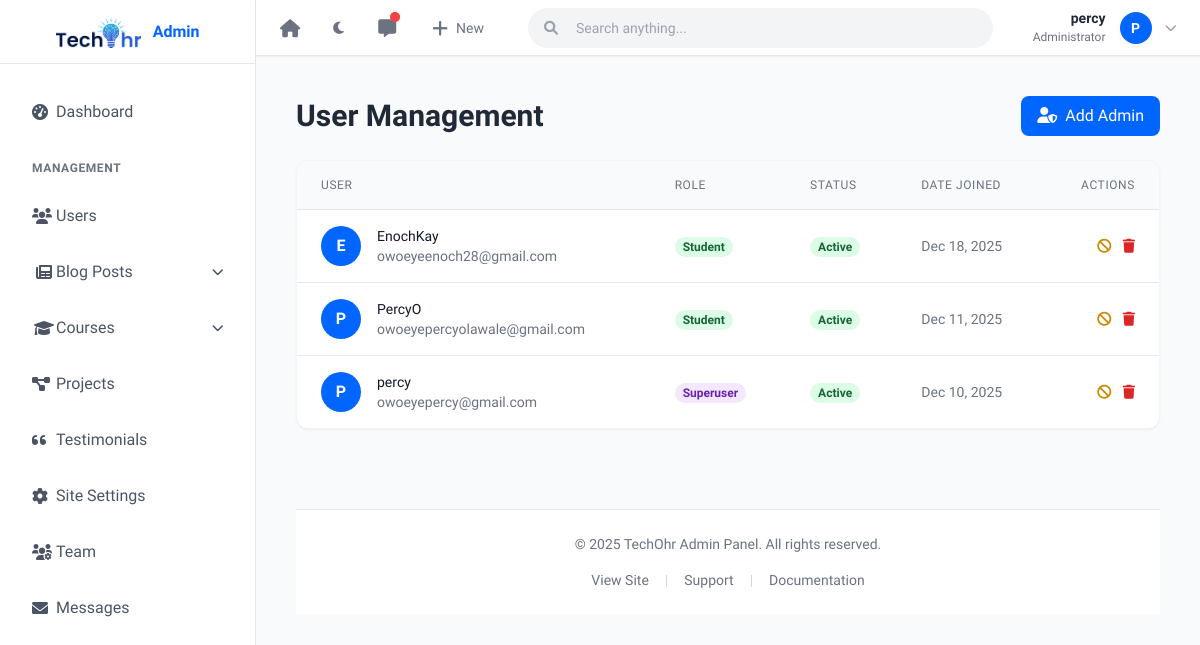
The app's page /users/admin-dashboard/users/ (signed in), older data.
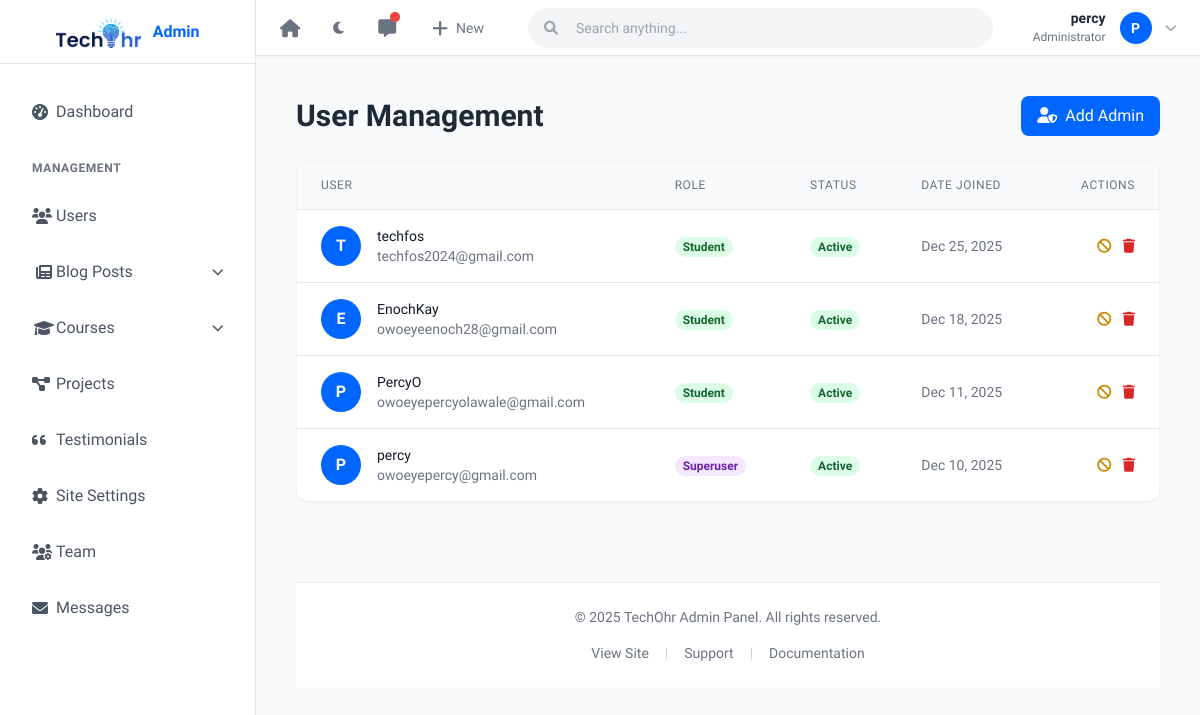
The same page, newer data.
### users/models.py (models this page shows, shortened)
class User(AbstractUser):
    is_student = models.BooleanField(default=False)
    is_instructor = models.BooleanField(default=False)
    bio = models.TextField(blank=True, null=True)
    profile_picture = models.ImageField(upload_to='profile_pics/', blank=True, null=True)

### users/views.py (the view)
# urls.py: path('admin-dashboard/users/', views.manage_users, name='manage_users'),
@staff_required
def manage_users(request):
    user_list = User.objects.all().order_by('-date_joined')
    paginator = Paginator(user_list, 5) # Show 5 users per page.
    page_number = request.GET.get('page')
    users = paginator.get_page(page_number)
    return render(request, 'users/manage_users.html', {'users': users})

### core/context_processors.py (called while the page is built)
def site_settings(request):
    settings_obj = SiteSettings.objects.first()
    stats_obj = CompanyStats.objects.first()
    return {
        'site_settings': settings_obj,
        'company_stats': stats_obj,
    }

### templates/users/manage_users.html (shortened to what the changed rows need)
{% extends 'layouts/admin_base.html' %}
{% block admin_content %}
<div class="w-full">
    <div class="flex justify-between items-center mb-6">
        <h1 class="text-2xl sm:text-3xl font-bold text-gray-800 dark:text-white">User Management</h1>
    </div>
    <div class="hidden md:block bg-white dark:bg-gray-800 rounded-xl shadow-sm border border-gray-100 dark:border-gray-700 overflow-hidden w-full">
        <div class="overflow-x-auto">
            <table class="w-full min-w-[800px]">
                <thead class="bg-gray-50 dark:bg-gray-700/50 border-b border-gray-200 dark:border-gray-700">
                    <tr>
                        <th class="px-6 py-4 text-left text-xs font-medium text-gray-500 dark:text-gray-400 uppercase tracking-wider">User</th>
                        <th class="px-6 py-4 text-left text-xs font-medium text-gray-500 dark:text-gray-400 uppercase tracking-wider">Role</th>
                        <th class="px-6 py-4 text-left text-xs font-medium text-gray-500 dark:text-gray-400 uppercase tracking-wider">Status</th>
                        <th class="px-6 py-4 text-left text-xs font-medium text-gray-500 dark:text-gray-400 uppercase tracking-wider">Date Joined</th>
                        <th class="px-6 py-4 text-right text-xs font-medium text-gray-500 dark:text-gray-400 uppercase tracking-wider">Actions</th>
                    </tr>
                </thead>
                <tbody class="divide-y divide-gray-200 dark:divide-gray-700">
                    {% for user in users %}
                    <tr class="hover:bg-gray-50 dark:hover:bg-gray-700/50 transition">
                        <td class="px-6 py-4 whitespace-nowrap">
                            <div class="flex items-center">
                                <div class="flex-shrink-0 h-10 w-10">
                                    {% if user.profile_picture %}
                                    <img class="h-10 w-10 rounded-full object-cover" src="{{ user.profile_picture.url }}" alt="">
                                    {% else %}
                                    <div class="h-10 w-10 rounded-full bg-primary flex items-center justify-center text-white font-bold">
                                        {{ user.username|first|upper }}
                                    </div>
                                    {% endif %}
                                </div>
                                <div class="ml-4">
                                    <div class="text-sm font-medium text-gray-900 dark:text-white">{{ user.username }}</div>
                                    <div class="text-sm text-gray-500 dark:text-gray-400">{{ user.email }}</div>
                                </div>
                            </div>
                        </td>
                        <td class="px-6 py-4 whitespace-nowrap">
                            {% if user.is_superuser %}
                            <span class="px-2 inline-flex text-xs leading-5 font-semibold rounded-full bg-purple-100 text-purple-800 dark:bg-purple-900/30 dark:text-purple-300">Superuser</span>
                            {% elif user.is_staff %}
                            <span class="px-2 inline-flex text-xs leading-5 font-semibold rounded-full bg-blue-100 text-blue-800 dark:bg-blue-900/30 dark:text-blue-300">Staff</span>
                            {% elif user.is_instructor %}
                            <span class="px-2 inline-flex text-xs leading-5 font-semibold rounded-full bg-yellow-100 text-yellow-800 dark:bg-yellow-900/30 dark:text-yellow-300">Instructor</span>
                            {% else %}
                            <span class="px-2 inline-flex text-xs leading-5 font-semibold rounded-full bg-green-100 text-green-800 dark:bg-green-900/30 dark:text-green-300">Student</span>
                            {% endif %}
                        </td>
                        <td class="px-6 py-4 whitespace-nowrap">
                            {% if user.is_active %}
                            <span class="px-2 inline-flex text-xs leading-5 font-semibold rounded-full bg-green-100 text-green-800 dark:bg-green-900/30 dark:text-green-300">Active</span>
                            {% else %}
                            <span class="px-2 inline-flex text-xs leading-5 font-semibold rounded-full bg-red-100 text-red-800 dark:bg-red-900/30 dark:text-red-300">Inactive</span>
                            {% endif %}
                        </td>
                        <td class="px-6 py-4 whitespace-nowrap text-sm text-gray-500 dark:text-gray-400">
                            {{ user.date_joined|date:"M d, Y" }}
                        </td>
                        <td class="px-6 py-4 whitespace-nowrap text-right text-sm font-medium space-x-2">
                            {% if not user.is_superuser or request.user.is_superuser %}
                                {% if user.is_active %}
                                <a href="{% url 'toggle_user_status' user.id %}" class="text-yellow-600 hover:text-yellow-900 dark:text-yellow-400 dark:hover:text-yellow-300" title="Deactivate"><i class="fas fa-ban"></i></a>
                                {% else %}
                                <a href="{% url 'toggle_user_status' user.id %}" class="text-green-600 hover:text-green-900 dark:text-green-400 dark:hover:text-green-300" title="Activate"><i class="fas fa-check-circle"></i></a>
                                {% endif %}
                                <a href="{% url 'delete_user' user.id %}" class="text-red-600 hover:text-red-900 dark:text-red-400 dark:hover:text-red-300" onclick="return confirm('Are you sure you want to delete this user? This action cannot be undone.')" title="Delete"><i class="fas fa-trash"></i></a>
                            {% endif %}
                        </td>
                    </tr>
                    {% endfor %}
                </tbody>
            </table>
        </div>
    </div>
</div>
{% endblock %}

### templates/partials/admin_topbar.html (shortened to what the changed rows need)
<header class="hidden lg:flex bg-white dark:bg-gray-800 text-gray-700 dark:text-gray-200 h-14 justify-between items-center text-sm px-4 fixed top-0 lg:left-64 left-0 right-0 z-50 font-sans shadow-sm border-b border-gray-200 dark:border-gray-700" x-data="{ searchOpen: false }">
    <div class="flex items-center h-full">
        <div class="relative group h-full flex items-center" x-data="{ open: false }" @mouseenter="open = true" @mouseleave="open = false">
            <button class="flex items-center hover:text-primary transition px-2 h-full space-x-3 group-hover:bg-gray-50 dark:group-hover:bg-gray-700 rounded-lg">
                <div class="text-right hidden md:block">
                    <p class="text-sm font-bold text-gray-800 dark:text-gray-200 leading-none">{{ request.user.username }}</p>
                    <p class="text-xs text-gray-500 dark:text-gray-400 mt-1">Administrator</p>
                </div>
                {% if request.user.profile_picture %}
                <img src="{{ request.user.profile_picture.url }}" class="w-9 h-9 rounded-full border-2 border-white dark:border-gray-700 shadow-sm object-cover">
                {% else %}
                <div class="w-9 h-9 rounded-full bg-primary text-white flex items-center justify-center text-sm font-bold border-2 border-white dark:border-gray-700 shadow-sm">
                    {{ request.user.username|first|upper }}
                </div>
                {% endif %}
                <i class="fas fa-chevron-down text-xs text-gray-400"></i>
            </button>
        </div>
    </div>
</header>

Row changes from the older to the newer data that the page shows:
added User: username|first "T", username "techfos", email "techfos2024@gmail.com", is_superuser "Student", is_active "Active", date_joined "Dec 25, 2025"
